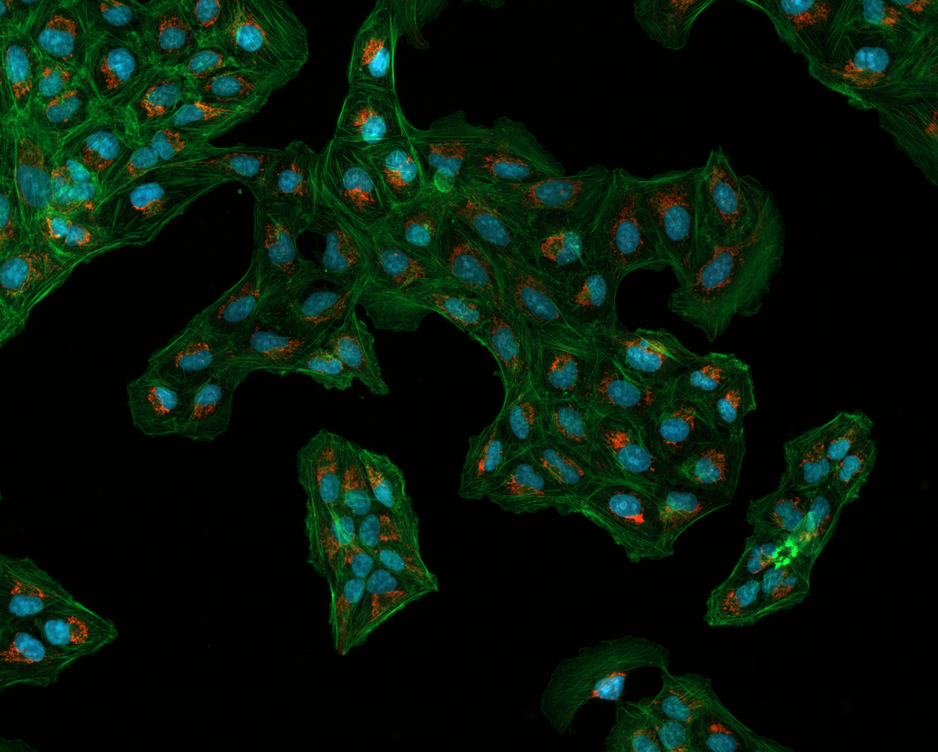
#> input picture images/Osteosarcoma_01.tif, 938 x 752 px, shrunk from 1376 x 1104 before the run
$ python 20_Cell_Nuclei_analysis_in_Python_using_watershed_segmentation.py
#> lines starting #> are read from the running program, lines starting #| are printed output that depends on the picture; after the words box and inside, x2 and y2 are one past the last pixel; in counts of white or black regions, pixels touching at a corner belong together
# Here we have a biological image from a biological sample that contains a whole bunch of
# cells

# download zen lite software and see some insights

# watershed algorithm is very powerful way to segment different grains or different cells
# or different regions that are difficult to segment using regular thresholding approach

import cv2
import numpy as np
import matplotlib.pyplot as plt
from scipy import ndimage
from skimage import io, color, measure

img1 = cv2.imread("images/Osteosarcoma_01.tif")
#> img1 is the input picture: shape (752, 938, 3); mean B, G, R 11.1, 23.9, 7
img = img1[:,:,0]

# cv2.imshow("blue img", img)
# cv2.waitKey(0)
pixels_to_um = 0.454  # um means micrometer. 1 pixel= 0.5 um or 1 pixel = 500 nm

ret, thresh = cv2.threshold(img, 0, 255, cv2.THRESH_BINARY + cv2.THRESH_OTSU)
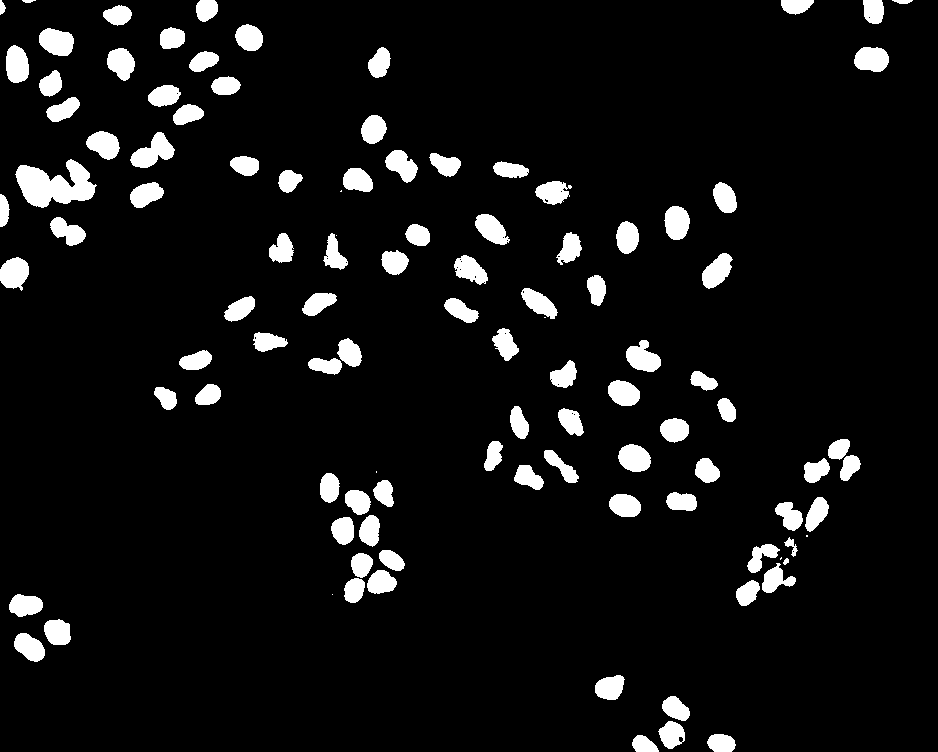
#> thresh: shape (752, 938); 7.1% white; 107 white regions (7 under 20 px), largest, box (x1, y1, x2, y2) and area: (15, 159, 97, 208) 2345, (130, 132, 175, 168) 862, (39, 28, 74, 56) 747
#> ret = 50
kernel = np.ones((3, 3), np.uint8)

# performing opening operation

opening = cv2.morphologyEx(thresh, cv2.MORPH_OPEN, kernel, iterations=1)
#> opening: shape (752, 938); 7.1% white; 102 white regions (1 under 20 px), largest, box (x1, y1, x2, y2) and area: (16, 160, 95, 208) 2337, (131, 132, 174, 168) 856, (39, 28, 74, 56) 747

from skimage.segmentation import clear_border

opening = clear_border(opening)

# cv2.imshow("opening image",opening)
# cv2.waitKey(0)

sure_bg = cv2.dilate(opening, kernel, iterations=10)
#> sure_bg: shape (752, 938); 23.1% white; 32 white regions, largest, box (x1, y1, x2, y2) and area: (0, 14, 273, 256) 34181, (726, 429, 870, 616) 12242, (310, 463, 415, 613) 11113

# cv2.imshow("Sure Background",sure_bg)
# cv2.waitKey(0)

dist_transform = cv2.distanceTransform(opening, cv2.DIST_L2, 3)

# cv2.imshow("Distance Transform",dist_transform)
# cv2.waitKey(0)

ret2, sure_fg = cv2.threshold(dist_transform, 0.5 * dist_transform.max(), 255, 0)
#> sure_fg: shape (752, 938) float32; 0.58% white; 91 white regions (36 under 20 px), largest, box (x1, y1, x2, y2) and area: (24, 173, 69, 200) 459, (626, 452, 643, 464) 154, (47, 36, 66, 48) 151
#> ret2 = 7.86

sure_fg = np.uint8(sure_fg)
#
# cv2.imshow('Sure Foreground',sure_fg) # this image shows that I am sure that
# # pixels correspond to the grains
# cv2.waitKey(0)

unknown = cv2.subtract(sure_bg, sure_fg) # unknown area
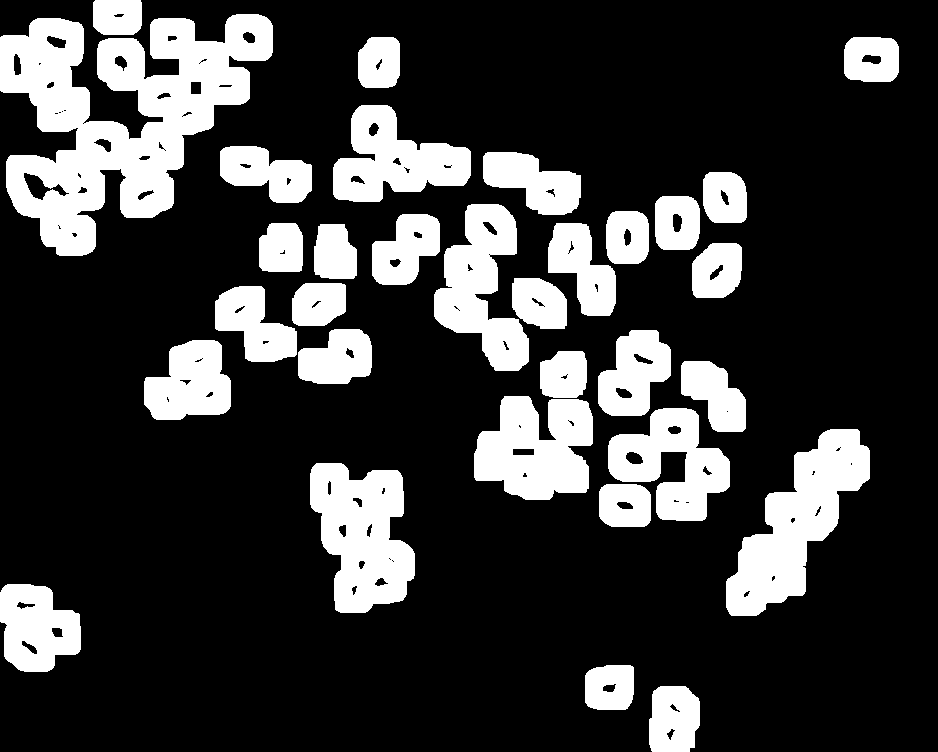
#> unknown: shape (752, 938); 22.5% white; 32 white regions

# cv2.imshow("unknown",unknown) # inverse image of sure foreground
# cv2.waitKey(0)

ret3, markers = cv2.connectedComponents(sure_fg)
#> markers: shape (752, 938) int32; 92 distinct labels, from 0 to 91
#> ret3 = 92
markers = markers + 10  # markers is an ndarray
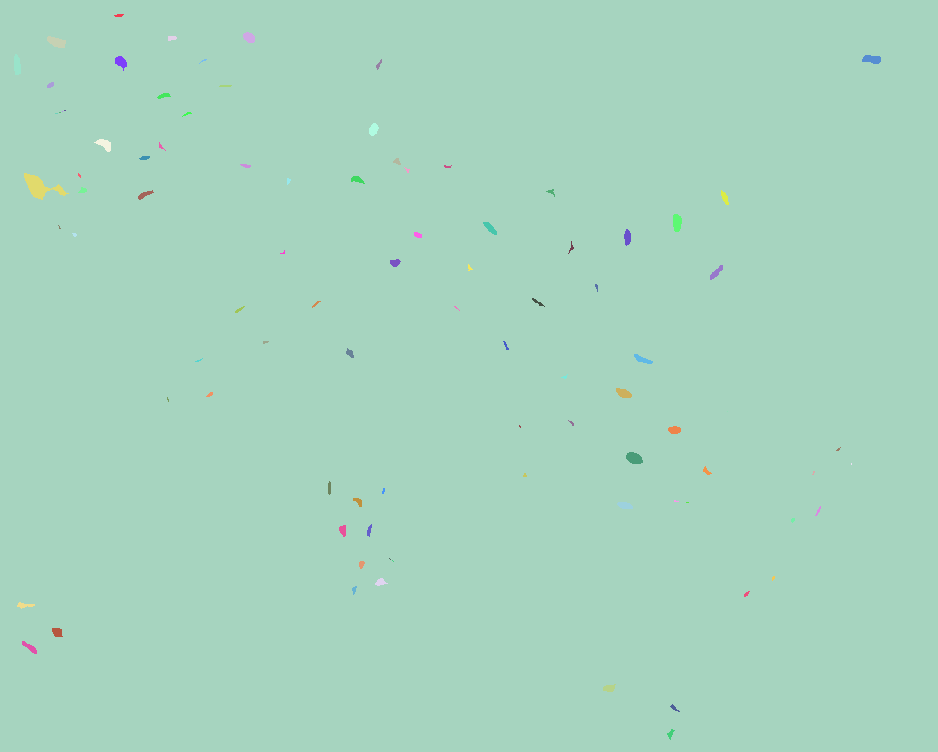
#> markers: shape (752, 938) int32; 92 distinct labels, from 10 to 101; one colour per label, 0 black

markers[unknown == 255] = 0
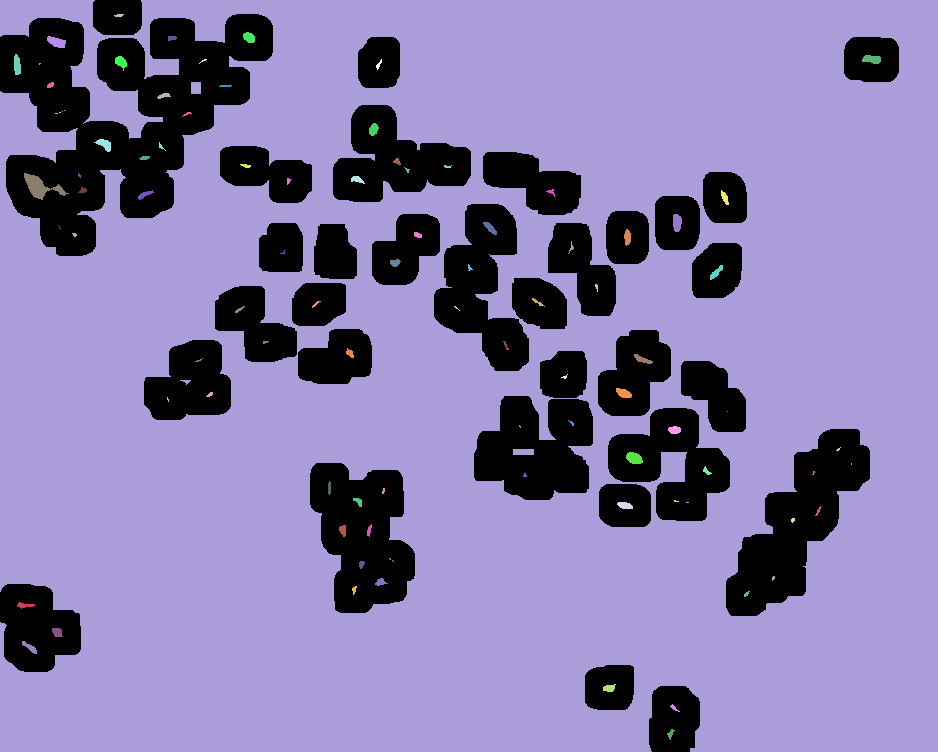
#> markers: shape (752, 938) int32; 93 distinct labels, from 0 to 101; one colour per label, 0 black

# plt.imshow(markers,cmap='jet')
# plt.show()

markers = cv2.watershed(img1, markers)
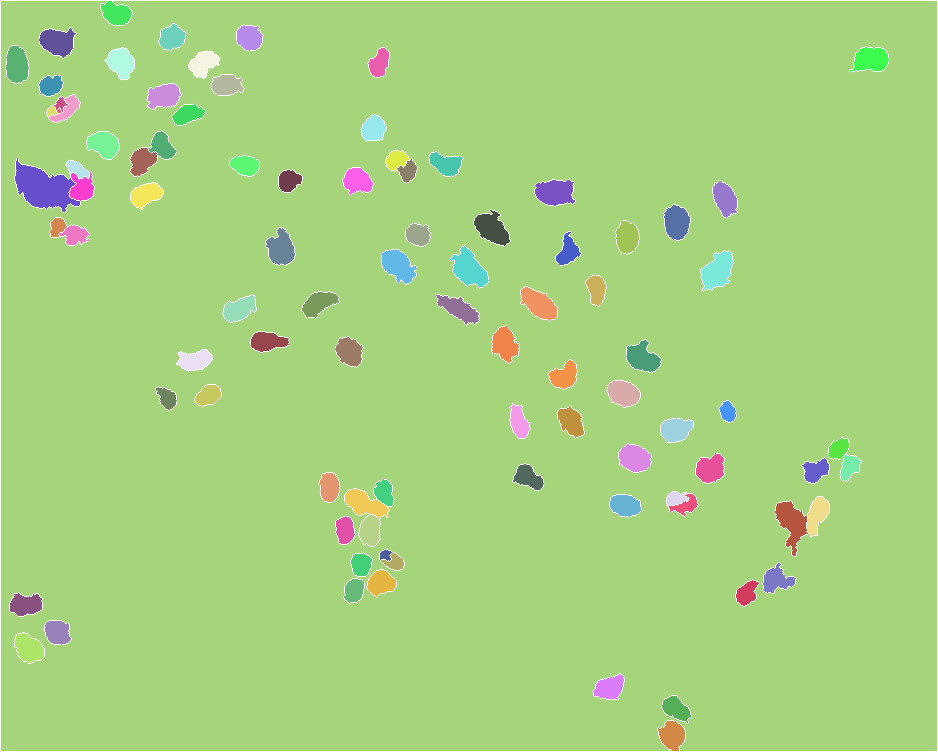
#> markers: shape (752, 938) int32; 93 distinct labels, from -1 to 101; one colour per label, 0 black, -1 white

img1[markers == -1] = [0, 255, 255]
#> img1: shape (752, 938, 3); 1.52% of pixels changed, all inside (x1, y1, x2, y2) = (0, 0, 938, 752)

img2 = color.label2rgb(markers, bg_label=0)
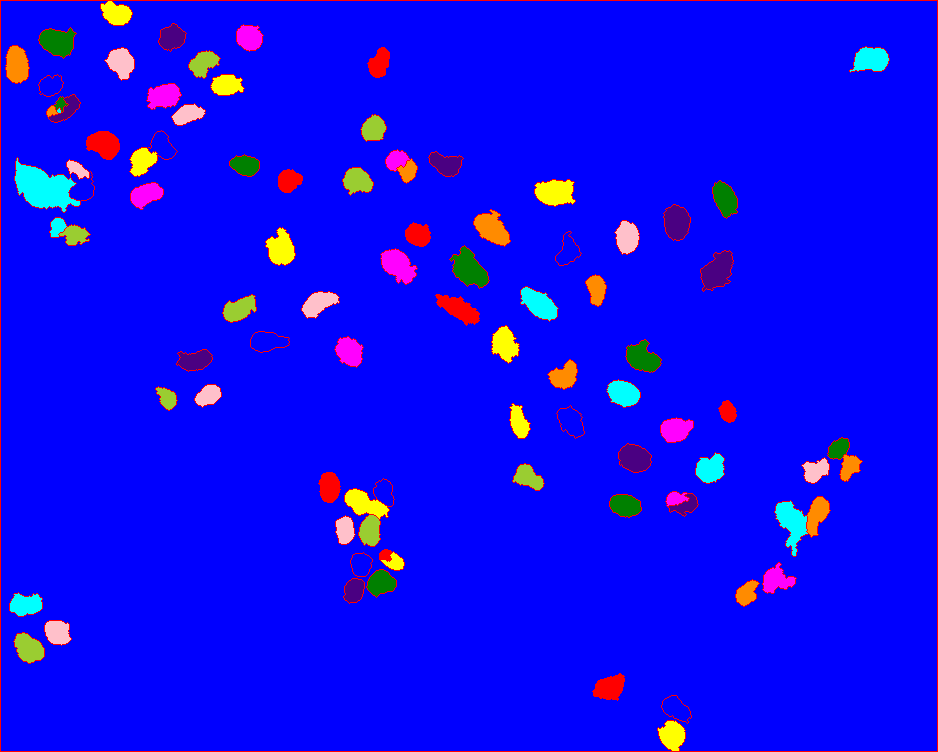
#> img2: shape (752, 938, 3) float64; mean R, G, B 0.052, 0.0325, 0.95

cv2.imshow('Overlay Original Image',img1)
cv2.imshow('Colored grains',img2)
cv2.waitKey(0)

regions = measure.regionprops(markers, intensity_image=img)
#> regions = 92 regions; largest, box (x1, y1, x2, y2) and area: (1, 1, 937, 751) 648818, (15, 158, 80, 212) 1868, (775, 501, 808, 556) 894, (450, 246, 489, 288) 872, (701, 251, 733, 291) 816
propList = ['Area', 'equivalent_diameter', 'orientation', 'MajorAxisLength',
            'MinorAxisLength', 'Perimeter', 'MinIntensity', 'MeanIntensity', 'MaxIntensity']

output_file = open('image_measurements3.csv', 'w')
output_file.write('Cell #' + ','.join(propList) + '\n')

grain_number = 1
for region_props in regions:
    output_file.write(str(grain_number) + ',')
    for i, prop in enumerate(propList):
        if prop == 'Area':
            to_print = region_props[prop] * pixels_to_um ** 2
        elif prop == 'orientation':
            to_print = region_props[prop] * 57.2958  # convert degree from radians
        elif prop.find('Intensity') < 0:
            to_print = region_props[prop] * pixels_to_um
        else:
            to_print = region_props[prop]
        output_file.write(',' + str(to_print))
    output_file.write('\n')
    grain_number += 1
#> this loop made 92 passes
#> after the loop, grain_number = 93

output_file.close()

$ run again, with images/Sandstone_Versa0180_image.tif copied over images/Osteosarcoma_01.tif
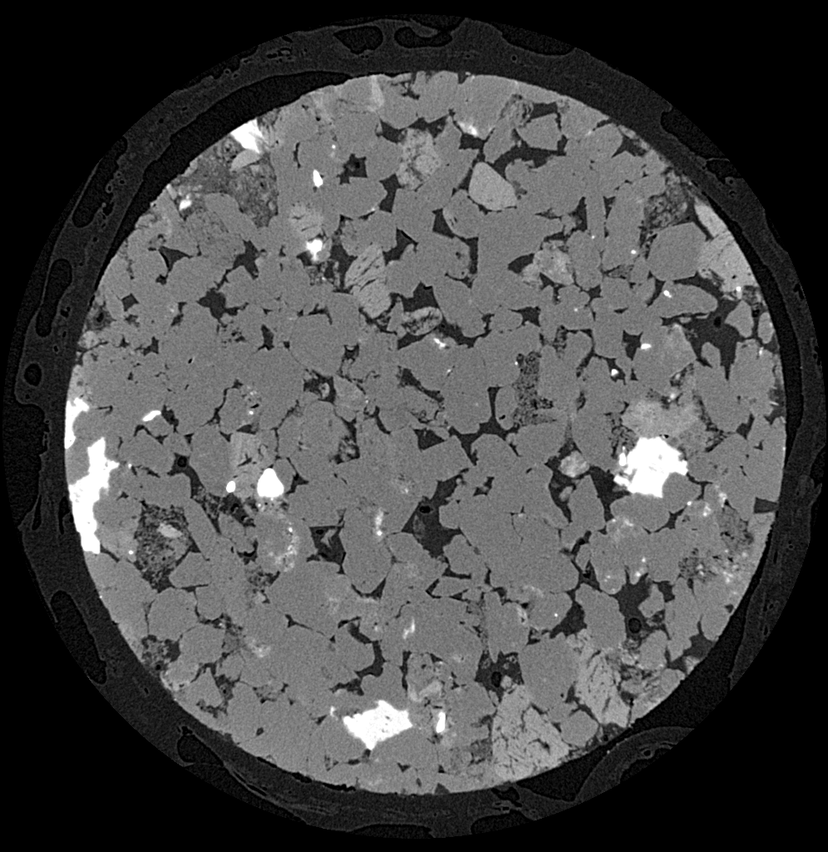
#> input picture images/Sandstone_Versa0180_image.tif, 828 x 852 px, shrunk from 996 x 1024 before the run
#> img1 is the input picture: shape (852, 828, 3); min 0, max 255, mean 71.5
#> `ret, thresh = cv2.threshold(img, 0, 255, cv2.THRESH_BINARY + cv2.THRES..`:
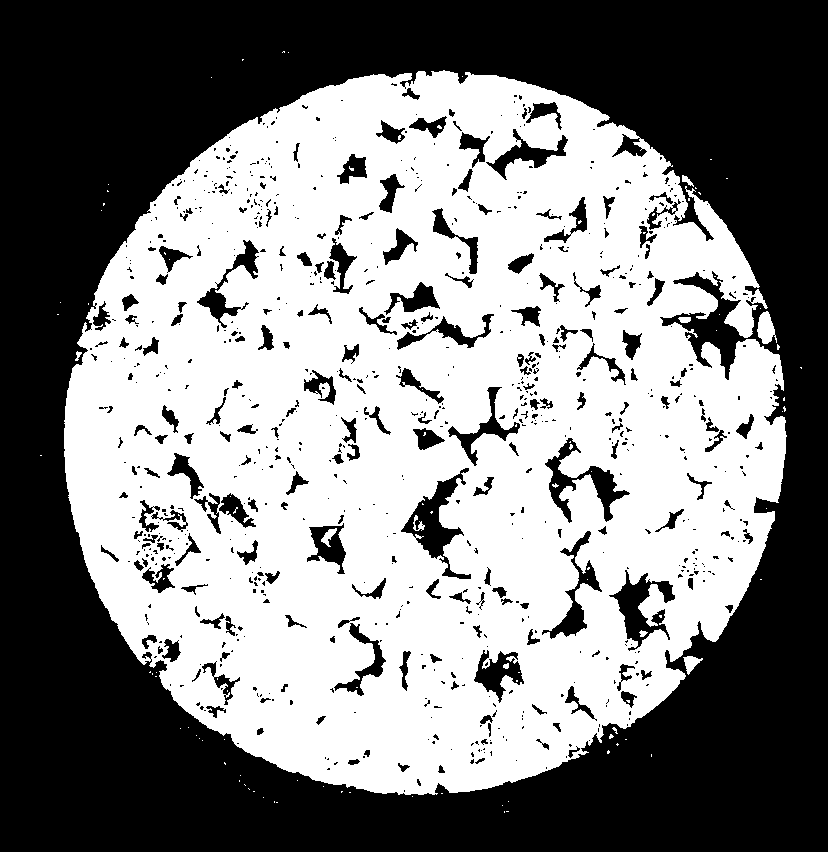
#> thresh: shape (852, 828); 51.2% white; 832 black regions (605 under 20 px), largest, box (x1, y1, x2, y2) and area: (0, 0, 828, 852) 302443, (401, 468, 471, 579) 2287, (609, 570, 675, 651) 1959
#> ret = 70
#> opening: shape (852, 828); 50.8% white; 613 black regions (421 under 20 px), largest, box (x1, y1, x2, y2) and area: (0, 0, 828, 852) 304189, (401, 468, 471, 579) 2389, (609, 570, 675, 651) 2030
#> sure_bg: shape (852, 828); 62.1% white; 3 black regions (1 under 20 px), largest, box (x1, y1, x2, y2) and area: (0, 0, 828, 852) 267137, (704, 329, 715, 332) 33
#> ret2 = 18.13
#> unknown: shape (852, 828); 58.9% white; 90 black regions (34 under 20 px)
#> ret3 = 88
#> img1: shape (852, 828, 3); 2.75% of pixels changed, all inside (x1, y1, x2, y2) = (0, 0, 828, 852)
#> `img2 = color.label2rgb(markers, bg_label=0)`:
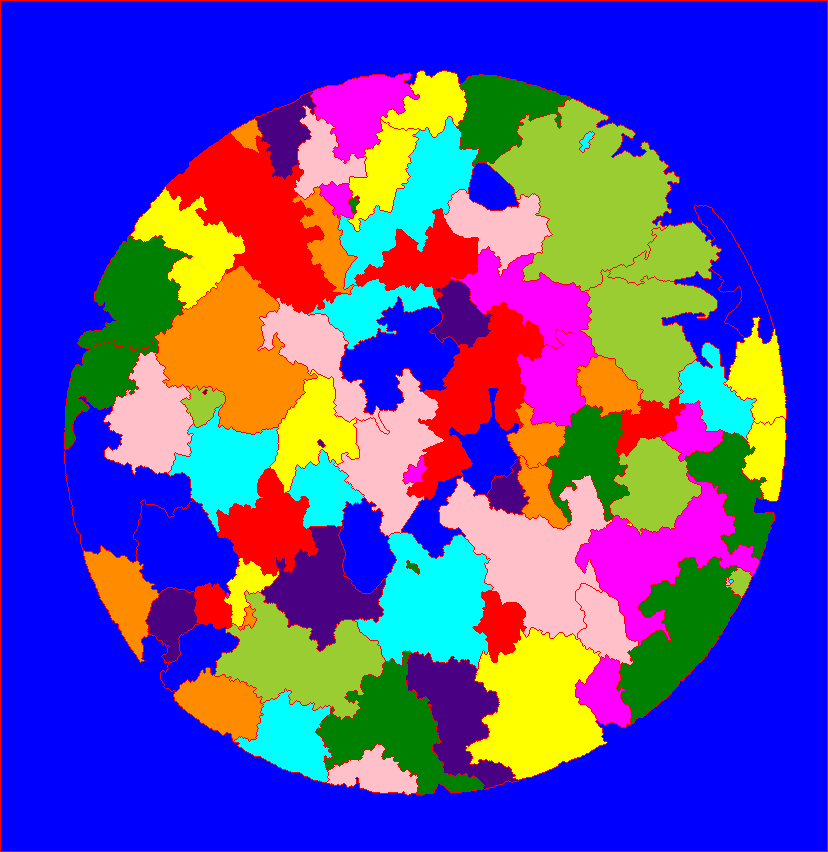
#> img2: shape (852, 828, 3) float64; mean R, G, B 0.345, 0.278, 0.666
#> regions = 88 regions; largest, box (x1, y1, x2, y2) and area: (1, 1, 827, 851) 301196, (487, 99, 679, 291) 20044, (155, 266, 317, 434) 14037, (166, 133, 341, 314) 13730, (439, 475, 612, 639) 13424
#> the loop `for region_props in regions:` made 88 passes
#> after the loop `for region_props in regions:`: grain_number = 89

$ run again, with images/test_image.ome.tif copied over images/Osteosarcoma_01.tif
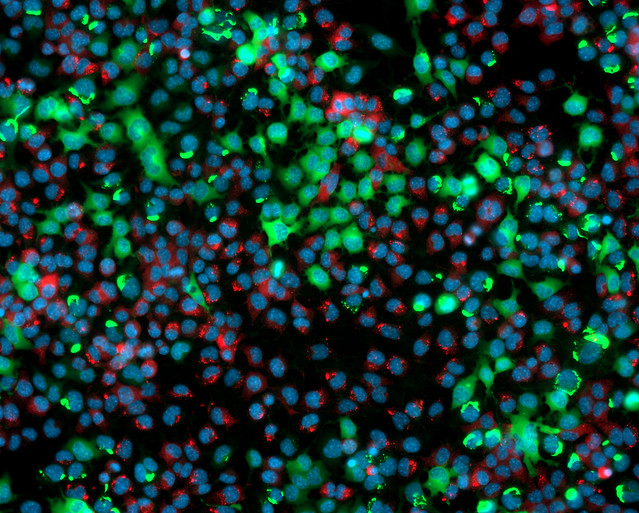
#> input picture images/test_image.ome.tif, 639 x 513 px
#> img1 is the input picture: shape (513, 639, 3); mean B, G, R 48.1, 54.1, 18
#> `ret, thresh = cv2.threshold(img, 0, 255, cv2.THRESH_BINARY + cv2.THRES..`:
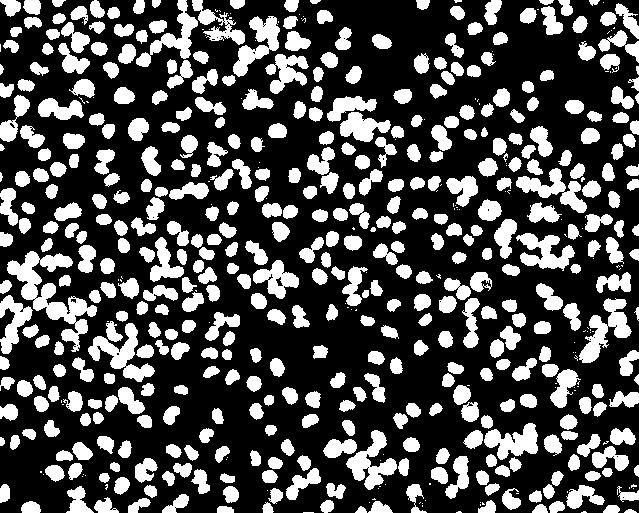
#> thresh: shape (513, 639); 30.5% white; 574 white regions (125 under 20 px), largest, box (x1, y1, x2, y2) and area: (7, 251, 97, 352) 2783, (579, 298, 632, 363) 1391, (88, 323, 155, 382) 1391
#> ret = 69
#> sure_bg: shape (513, 639); 90.3% white; 87 black regions (25 under 20 px), largest, box (x1, y1, x2, y2) and area: (0, 447, 217, 513) 4725, (337, 0, 440, 89) 3863, (491, 33, 603, 101) 2323
#> ret2 = 4.98
#> unknown: shape (513, 639); 87.8% white; 552 black regions (346 under 20 px)
#> ret3 = 466
#> img1: shape (513, 639, 3); 6.92% of pixels changed, all inside (x1, y1, x2, y2) = (0, 0, 639, 513)
#> `img2 = color.label2rgb(markers, bg_label=0)`:
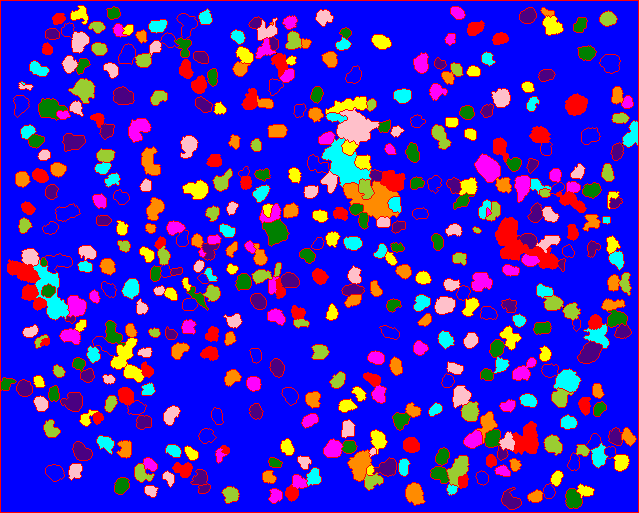
#> img2: shape (513, 639, 3) float64; mean R, G, B 0.205, 0.109, 0.805
#> regions = 466 regions; largest, box (x1, y1, x2, y2) and area: (1, 1, 638, 512) 229802, (322, 138, 371, 187) 1037, (343, 181, 399, 219) 1001, (337, 108, 379, 145) 853, (33, 260, 69, 320) 808
#> after the loop `for region_props in regions:`: grain_number = 467
